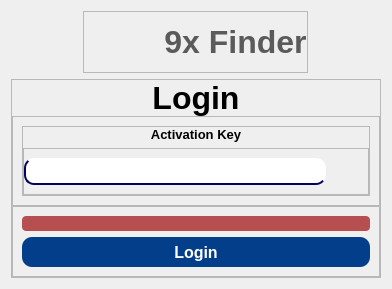
      <widget class="QWidget" name="LoginPage">
       <layout class="QVBoxLayout" name="verticalLayout_12">
        <item alignment="Qt::AlignHCenter">
         <widget class="QFrame" name="frame_33">
          <property name="sizePolicy">
           <sizepolicy hsizetype="Preferred" vsizetype="Fixed">
            <horstretch>0</horstretch>
            <verstretch>0</verstretch>
           </sizepolicy>
          </property>
          <property name="frameShape">
           <enum>QFrame::StyledPanel</enum>
          </property>
          <property name="frameShadow">
           <enum>QFrame::Raised</enum>
          </property>
          <layout class="QHBoxLayout" name="horizontalLayout_11">
           <property name="spacing">
            <number>0</number>
           </property>
           <property name="leftMargin">
            <number>0</number>
           </property>
           <property name="topMargin">
            <number>0</number>
           </property>
           <property name="rightMargin">
            <number>0</number>
           </property>
           <property name="bottomMargin">
            <number>0</number>
           </property>
           <item alignment="Qt::AlignRight">
            <widget class="QLabel" name="label_18">
             <property name="minimumSize">
              <size>
               <width>60</width>
               <height>60</height>
              </size>
             </property>
             <property name="maximumSize">
              <size>
               <width>60</width>
               <height>60</height>
              </size>
             </property>
             <property name="styleSheet">
              <string notr="true">
image: url(:/UI_ICONS/images/icons/logo.png);</string>
             </property>
             <property name="text">
              <string/>
             </property>
            </widget>
           </item>
           <item alignment="Qt::AlignLeft">
            <widget class="QLabel" name="label_19">
             <property name="font">
              <font>
               <pointsize>24</pointsize>
               <weight>75</weight>
               <bold>true</bold>
              </font>
             </property>
             <property name="styleSheet">
              <string notr="true">color: rgb(91, 91, 91);
padding-left: 20px;</string>
             </property>
             <property name="text">
              <string>9x Finder</string>
             </property>
             <property name="alignment">
              <set>Qt::AlignCenter</set>
             </property>
            </widget>
           </item>
          </layout>
         </widget>
        </item>
        <item alignment="Qt::AlignHCenter|Qt::AlignVCenter">
         <widget class="QFrame" name="frame_14">
          <property name="frameShape">
           <enum>QFrame::StyledPanel</enum>
          </property>
          <property name="frameShadow">
           <enum>QFrame::Raised</enum>
          </property>
          <layout class="QVBoxLayout" name="verticalLayout_13">
           <property name="spacing">
            <number>0</number>
           </property>
           <property name="leftMargin">
            <number>0</number>
           </property>
           <property name="topMargin">
            <number>0</number>
           </property>
           <property name="rightMargin">
            <number>0</number>
           </property>
           <property name="bottomMargin">
            <number>0</number>
           </property>
           <item>
            <widget class="QLabel" name="label_9">
             <property name="sizePolicy">
              <sizepolicy hsizetype="Preferred" vsizetype="Fixed">
               <horstretch>0</horstretch>
               <verstretch>0</verstretch>
              </sizepolicy>
             </property>
             <property name="font">
              <font>
               <pointsize>24</pointsize>
               <weight>75</weight>
               <bold>true</bold>
              </font>
             </property>
             <property name="text">
              <string>Login</string>
             </property>
             <property name="alignment">
              <set>Qt::AlignCenter</set>
             </property>
            </widget>
           </item>
           <item>
            <widget class="QFrame" name="frame_15">
             <property name="styleSheet">
              <string notr="true">QFrame{
	
}

QLineEdit{
	min-width: 300px;
	min-height: 25px;
	border-radius:10px;
	border-bottom-width: 1.5px;
	border-left-width: 1.5px;
	border-style: solid;
	
	border-color: rgb(3, 4, 94);
}</string>
             </property>
             <property name="frameShape">
              <enum>QFrame::StyledPanel</enum>
             </property>
             <property name="frameShadow">
              <enum>QFrame::Raised</enum>
             </property>
             <layout class="QVBoxLayout" name="verticalLayout_15">
              <item>
               <widget class="QFrame" name="frame_18">
                <property name="sizePolicy">
                 <sizepolicy hsizetype="Preferred" vsizetype="Fixed">
                  <horstretch>0</horstretch>
                  <verstretch>0</verstretch>
                 </sizepolicy>
                </property>
                <property name="frameShape">
                 <enum>QFrame::StyledPanel</enum>
                </property>
                <property name="frameShadow">
                 <enum>QFrame::Raised</enum>
                </property>
                <layout class="QVBoxLayout" name="verticalLayout_17">
                 <property name="leftMargin">
                  <number>0</number>
                 </property>
                 <property name="topMargin">
                  <number>0</number>
                 </property>
                 <property name="rightMargin">
                  <number>0</number>
                 </property>
                 <property name="bottomMargin">
                  <number>0</number>
                 </property>
                 <item>
                  <widget class="QLabel" name="label_11">
                   <property name="sizePolicy">
                    <sizepolicy hsizetype="Preferred" vsizetype="Fixed">
                     <horstretch>0</horstretch>
                     <verstretch>0</verstretch>
                    </sizepolicy>
                   </property>
                   <property name="font">
                    <font>
                     <pointsize>10</pointsize>
                     <weight>75</weight>
                     <bold>true</bold>
                    </font>
                   </property>
                   <property name="text">
                    <string>Activation Key</string>
                   </property>
                   <property name="alignment">
                    <set>Qt::AlignCenter</set>
                   </property>
                  </widget>
                 </item>
                 <item>
                  <widget class="QFrame" name="frame_20">
                   <property name="sizePolicy">
                    <sizepolicy hsizetype="Expanding" vsizetype="Preferred">
                     <horstretch>0</horstretch>
                     <verstretch>0</verstretch>
                    </sizepolicy>
                   </property>
                   <property name="frameShape">
                    <enum>QFrame::StyledPanel</enum>
                   </property>
                   <property name="frameShadow">
                    <enum>QFrame::Raised</enum>
                   </property>
                   <layout class="QHBoxLayout" name="horizontalLayout_6">
                    <property name="leftMargin">
                     <number>0</number>
                    </property>
                    <property name="rightMargin">
                     <number>0</number>
                    </property>
                    <item>
                     <widget class="QLineEdit" name="lineEdit_2">
                      <property name="font">
                       <font>
                        <pointsize>10</pointsize>
                       </font>
                      </property>
                      <property name="inputMask">
                       <string/>
                      </property>
                      <property name="text">
                       <string/>
                      </property>
                      <property name="echoMode">
                       <enum>QLineEdit::Password</enum>
                      </property>
                      <property name="alignment">
                       <set>Qt::AlignCenter</set>
                      </property>
                     </widget>
                    </item>
                    <item>
                     <widget class="QPushButton" name="pushButton_11">
                      <property name="sizePolicy">
                       <sizepolicy hsizetype="Fixed" vsizetype="Fixed">
                        <horstretch>0</horstretch>
                        <verstretch>0</verstretch>
                       </sizepolicy>
                      </property>
                      <property name="styleSheet">
                       <string notr="true">
QPushButton{
background-color:transparent;
	border-radius: 10px;
padding:2px;
}
QPushButton::hover{
	background-color: rgb(238, 238, 238);
}

QPushButton::pressed{
	background-color:;
	background-color: rgb(222, 222, 222);
}
</string>
                      </property>
                      <property name="text">
                       <string/>
                      </property>
                      <property name="icon">
                       <iconset resource="resources.qrc">
                        <normaloff>:/UI_ICONS/images/icons/eye-slash.svg</normaloff>:/UI_ICONS/images/icons/eye-slash.svg</iconset>
                      </property>
                      <property name="iconSize">
                       <size>
                        <width>24</width>
                        <height>24</height>
                       </size>
                      </property>
                     </widget>
                    </item>
                   </layout>
                  </widget>
                 </item>
                </layout>
               </widget>
              </item>
             </layout>
            </widget>
           </item>
           <item>
            <widget class="QFrame" name="frame_16">
             <property name="sizePolicy">
              <sizepolicy hsizetype="Preferred" vsizetype="Fixed">
               <horstretch>0</horstretch>
               <verstretch>0</verstretch>
              </sizepolicy>
             </property>
             <property name="font">
              <font>
               <pointsize>10</pointsize>
               <weight>75</weight>
               <bold>true</bold>
              </font>
             </property>
             <property name="styleSheet">
              <string notr="true">QPushButton{
	background-color:#023E8A;
	padding: 5px;
	border-radius: 10px;
	color: #fff;
	height: 20px
}
QPushButton::hover{
	background-color: rgb(5, 8, 179);
}

QPushButton::pressed{
	background-color:rgb(6, 9, 198);
}

</string>
             </property>
             <property name="frameShape">
              <enum>QFrame::StyledPanel</enum>
             </property>
             <property name="frameShadow">
              <enum>QFrame::Raised</enum>
             </property>
             <layout class="QVBoxLayout" name="verticalLayout_14">
              <item>
               <widget class="QLabel" name="ErrorLabel">
                <property name="styleSheet">
                 <string notr="true">color: rgb(255, 255, 255);
background-color: rgb(181, 79, 80);
border-radius: 4px;
min-height: 15px;</string>
                </property>
                <property name="text">
                 <string/>
                </property>
                <property name="alignment">
                 <set>Qt::AlignCenter</set>
                </property>
               </widget>
              </item>
              <item>
               <widget class="QPushButton" name="pushButton_10">
                <property name="font">
                 <font>
                  <pointsize>12</pointsize>
                  <weight>75</weight>
                  <bold>true</bold>
                 </font>
                </property>
                <property name="text">
                 <string>Login</string>
                </property>
                <property name="iconSize">
                 <size>
                  <width>16</width>
                  <height>16</height>
                 </size>
                </property>
                <property name="shortcut">
                 <string>Return</string>
                </property>
               </widget>
              </item>
             </layout>
            </widget>
           </item>
          </layout>
         </widget>
        </item>
       </layout>
      </widget>
